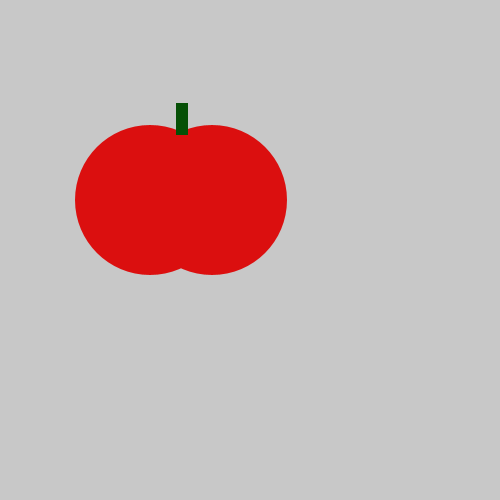
Frame 1 (no input)
Frame 60 (the mouse pressed at the canvas centre just before this capture): identical to frame 1, image omitted
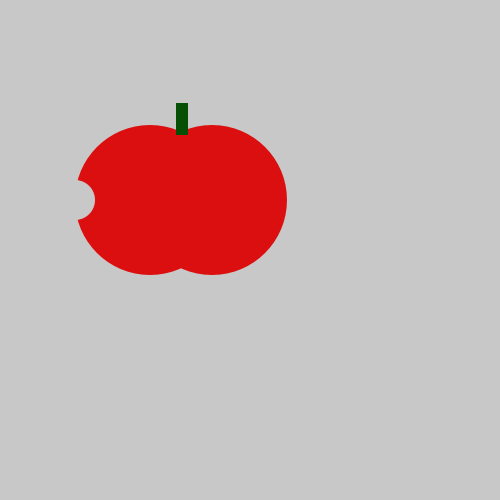
Frame 120 (the mouse held since frame 60 and released just before this capture)

The Processing sketch that drew these frames (run headless with seeded random() and noise(); from frame 60 on, the mouse is pressed at the canvas centre):

// Processing sketch: tasty_tomato
// ── tasty_tomato.pde
void setup() {
    size(500, 500);
}
void draw() {
  
    background(200, 200, 200);
    noStroke();
    fill(#DB0F0F);
    ellipse(150, 200, 150, 150);
    ellipse(212, 200, 150, 150);
    fill(#065006);
    rect(176, 103, 12, 32);
    if(mousePressed){
 fill(200,200,200);
 ellipse(75,200,40,40);}
}
